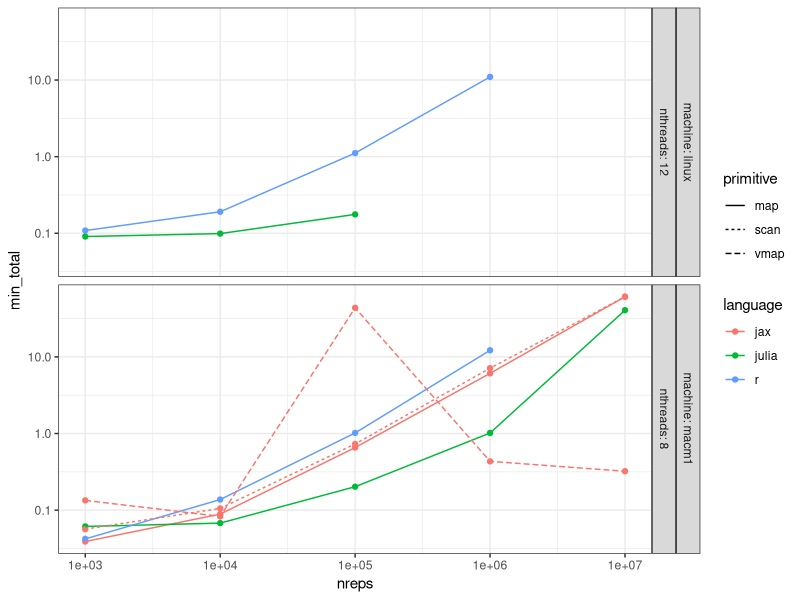
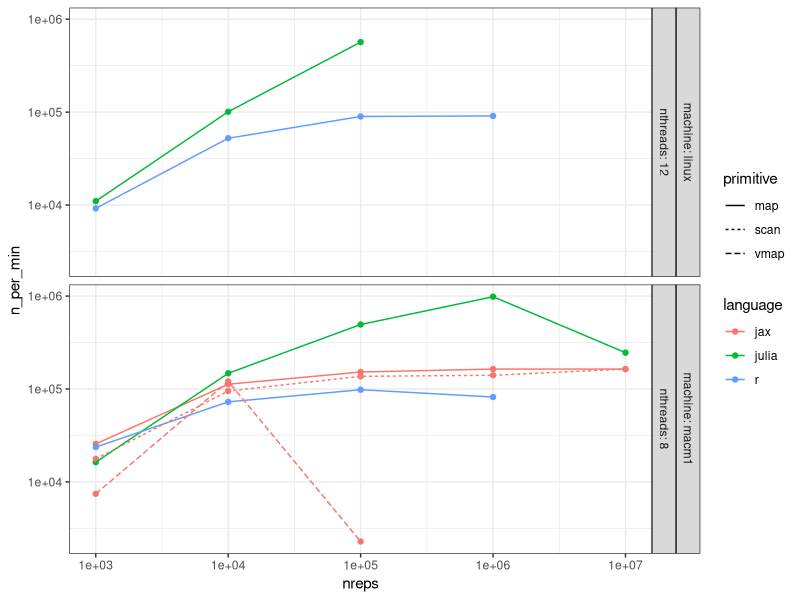
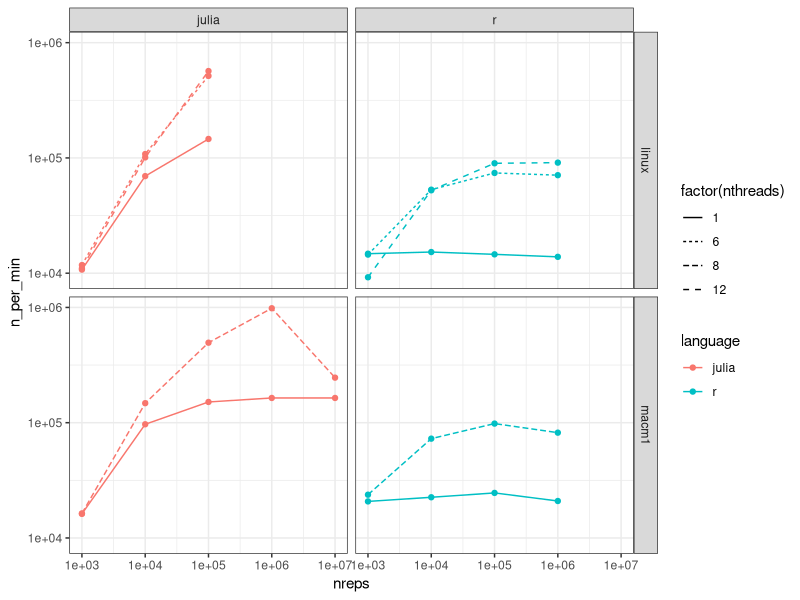

Recreate these plots in R, in order.
## ---- chunk 1
#| label: fig-times
#| fig-cap: "Time to run experiments on the maximum number of threads"
#| eval: true
#| code-fold: true

suppressMessages({
    library(dplyr)
    library(data.table)
    library(purrr)
    library(stringr)
    library(ggplot2); theme_set(theme_bw())
    library(knitr)
    library(kableExtra)
})

# get timings from mac
lns <- readr::read_lines('timings.txt')
# get timings from linux machine
blns <- readr::read_lines('bashtimings.txt')

# remove lines with warnings / errors printed to txt file
lns <- str_subset(lns, "^Rscript|julia|python")
mtimings <- data.table(raw_string=lns)
btimings <- data.table(raw_string=blns)

# remove white space and first word (for linux)
timings <- rbindlist(list(macm1=mtimings, linux=btimings), idcol='machine')
timings[, string:=str_trim(raw_string)] # remove white space
timings[, string:=str_replace(string, "^real\t", "")] # remove first word linux

# find the language from the string
timings[machine=='macm1', command:=word(string)]
timings[command=='Rscript', language:='r']
timings[command=='python', language:='jax']
timings[command=='julia', language:='julia']
timings[machine=='linux', language:=str_extract(string, "(?<=s )[a-z]+")]

# grab number of threads and reps
timings[, nthreads:=as.integer(str_extract(string, "(\\d+)(?= nthreads)"))]
timings[, max_threads:=max(nthreads, na.rm=T), by='machine']
timings[is.na(nthreads) & language == 'jax', nthreads:=max_threads]
timings[is.na(nthreads) & language %in% c('r', 'julia'), nthreads:=1L]
timings[, nreps:=as.integer(str_extract(string, "(\\d+)(?= nreps)"))]
timings[, max_threads:=max(nthreads), by='machine']

# find jax primitive
timings[, primitive:=str_extract(string, "(\\w+)(?= primitive)")]
timings[machine=='macm1'&language=='jax'&is.na(primitive), primitive:='map']
#timings <- timings[!(language=='jax' & primitive!='map')]
# timings[language=='jax', language:=paste0(language, '-', primitive)]
timings[language!='jax', primitive:='map']
timings <- timings[!str_ends(primitive, 'nojit')]

# grab the time 
timings[machine=='macm1', time_str:=str_extract(string, "(?<=cpu\\ )(.*)(?= total)")]
timings[, milliseconds:=as.integer(str_extract(time_str, "(\\d+)$"))]
timings[, seconds     :=as.integer(str_extract(time_str, "(\\d+)(?=.)"))]
timings[, minutes     :=as.integer(str_extract(time_str, "(\\d+)(?=:)"))]
timings[, hours       :=as.integer(str_extract(time_str, "(\\d+)(?=:(\\d+:))"))]
timings[machine=='linux', minutes:=as.integer(str_extract(string, "^(\\d+)"))]
timings[machine=='linux', seconds:=as.integer(str_extract(string, "(?<=m)(\\d+)"))]
timings[machine=='linux', milliseconds:=as.integer(str_extract(string, "(\\d+)(?=s)"))]
timings[is.na(minutes), minutes:=0]
timings[is.na(hours), hours:=0]


timings[, sec_total:=60*60*hours + 60*minutes + seconds + milliseconds / 1000]
timings[, min_total:=sec_total / 60]

# add some vars
timings[, n_per_min:=nreps / min_total]
timings[, n_per_min3:=n_per_min/1000]

# remove a couple of failed runs where time went down for more experiments (= out of memory)
#timings <- timings[n_per_min < 1.5e6]


fwrite(timings, 'allresults.csv', row.names=F)

ggplot(timings[nthreads==max_threads], aes(x=nreps, y=min_total, col=language)) +
  geom_point() + geom_line(aes(linetype=primitive)) + 
  scale_x_log10() + scale_y_log10() + 
  # facet_grid(machine+nthreads~primitive, labeller='label_both')
  facet_grid(machine+nthreads~., labeller='label_both')
## ---- chunk 2
#| label: exclude-oom
#| eval: true
#| echo: false

timings <- timings[!((language == 'jax') & (!primitive %in% c('map', 'scan')) & (nreps > 1e5))]

## ---- chunk 3
#| label: fig-speeds
#| fig-cap: "Speed: number of repetitions per minute versus of number of experiments"
#| eval: true
#| echo: false

ggplot(timings[nthreads==max_threads], aes(x=nreps, y=n_per_min, col=language)) +
  geom_point() + geom_line(aes(linetype=primitive)) + 
  scale_x_log10() + scale_y_log10() + 
  facet_grid(machine+nthreads~., labeller='label_both')
## ---- chunk 4
#| label: fig-threads
#| fig-cap: "Scaling of speed with number of threads"
#| eval: true
#| echo: false

ggplot(timings[!str_starts(language, 'jax')], aes(x=nreps, y=n_per_min, col=language)) +
  geom_point() + geom_line(aes(linetype=factor(nthreads))) + 
  scale_x_log10() + scale_y_log10() + 
  facet_grid(machine~language)
## ---- chunk 5
#| label: tab-threads
#| tbl-cap: "Scaling of speed with number of threads, number of experiments per minute (1000s)"
#| eval: true
#| echo: false

tw <- dcast(timings[!str_starts(language, 'jax')], language+nreps~machine+nthreads, value.var='n_per_min3')
tw[, `:=`(speedup6=linux_6/linux_1, speedup12=linux_12/linux_1, speedup8=macm1_8/macm1_1)]
outcols <- c('language', 'nreps', 'linux_1', 'linux_6', 'speedup6', 'linux_12', 'speedup12', 'macm1_1', 'macm1_8', 'speedup8')

tw[, .SD, .SDcols=outcols] %>%
  mutate_if(is.double, ~format(round(., 1), nsmall = 1)) %>%
  kable(align='r') %>%
  row_spec(4, hline_after=T) %>%
  column_spec(3, border_right=T) %>%
  column_spec(5, border_right=T) %>%
  column_spec(7, border_right=T) %>%
  column_spec(8, border_left=T, border_right=T) %>%
  kable_styling()
## ---- chunk 6
#| label: tbl-best-per-language
#| tbl-cap: "Best speeds per language and machine"
#| eval: true
#| echo: false

timings[order(-n_per_min), lang_order:=1:.N, by=c('language', 'machine')]
best_r_speeds <- timings[lang_order==1&language=='r', list(n_per_min, machine)]
timings[best_r_speeds, vs_r_speedup:=n_per_min/i.n_per_min, on='machine']

tabcolnames <- c('nreps'='n experiments',
                 'nthreads'='n threads',
                 'min_total'='running time (minutes)',
                 'n_per_min3'='experiments per minute (x1000)',
                 'vs_r_speedup'='speed-up vs best R',
                 'language'='language',
                 'primitive'='primitive',
                 'machine'='machine')
tabcols <- names(tabcolnames)

timings[lang_order==1, .SD, .SDcols=tabcols] %>%
    .[order(machine,language)] %>%
    mutate_if(is.double, ~format(round(., 1), nsmall = 1)) %>%
    kable(align='r', col.names=tabcolnames)
## ---- chunk 7
#| label: tbl-topspeeds
#| tbl-cap: "top 10 speeds overall"
#| eval: true
#| echo: false

timings[order(-n_per_min), .SD, .SDcols=tabcols][1:10] %>%
    mutate_if(is.double, ~format(round(., 1), nsmall = 1)) %>%
    kable(align='r', col.names = tabcolnames)
